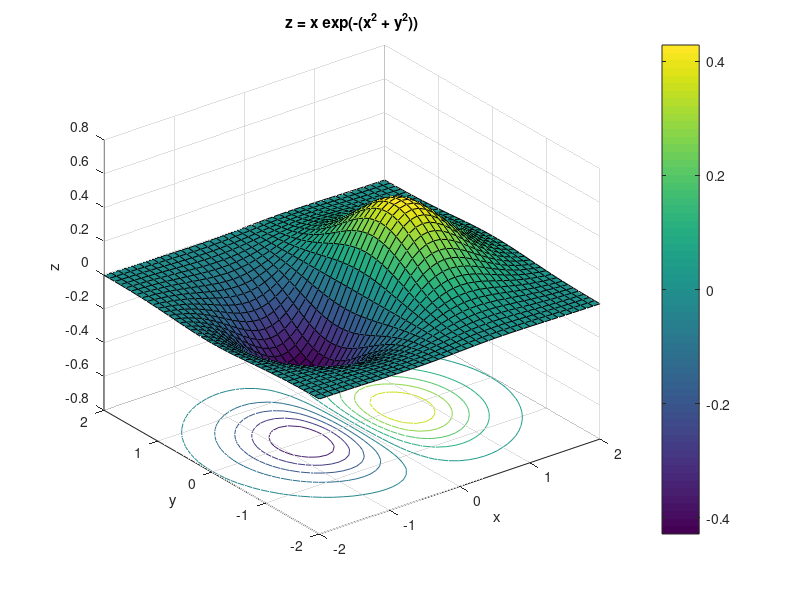

MATLAB code for this plot: (Note: this script raises an error after producing the figure.)
clear;
clc;

f = @(x,y) x .* exp(-(x.^2 + y.^2));

v = -2:0.1:2;
[X,Y] = meshgrid(v);

Z = f(X,Y);

figure(1);
clf;
surfc(X,Y,Z); % superficie

xlabel('x');
ylabel('y');
zlabel('z');
title('z = x exp(-(x^2 + y^2))');
colorbar;
colormap('parula');
grid on;
